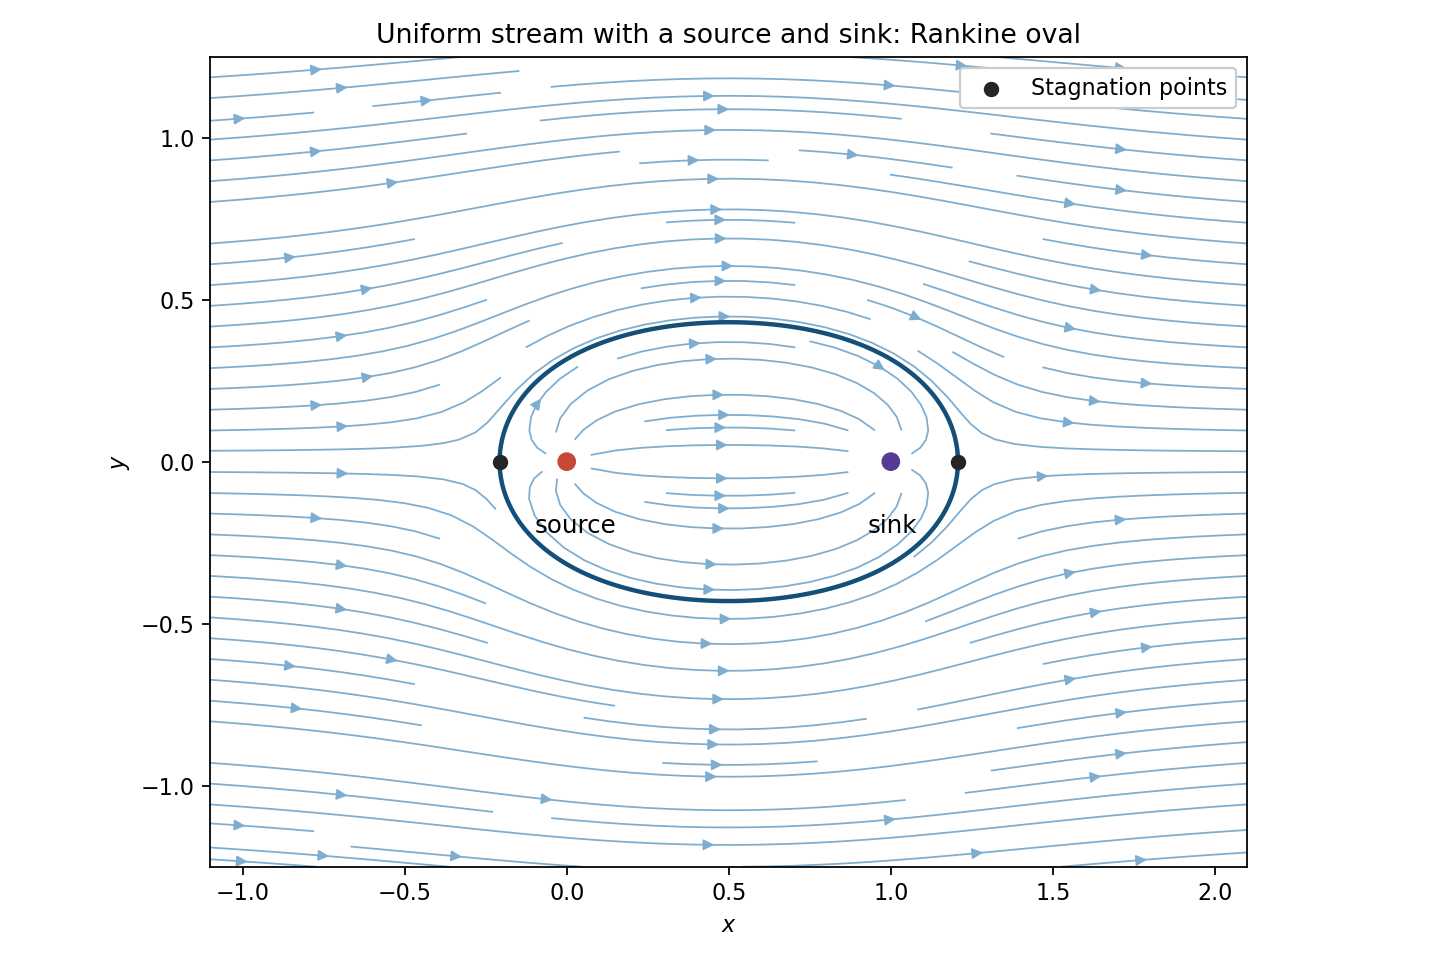

Here is the Python script that generated this plot:
"""Python 3.14; NumPy 2.3.5, Matplotlib 3.10.7. Write the PNG in CWD."""
import numpy as np
import matplotlib
matplotlib.use('Agg')
import matplotlib.pyplot as plt
x=np.linspace(-1.1,2.1,560);y=np.linspace(-1.25,1.25,440)
X,Y=np.meshgrid(x,y);Z=X+1j*Y;c=.25
with np.errstate(divide='ignore',invalid='ignore'):
 V=1-c/(Z*(Z-1));psi=Y+c*np.angle(Z/(Z-1))
mask=(np.abs(Z)<.055)|(np.abs(Z-1)<.055)
u=np.ma.array(V.real,mask=mask);v=np.ma.array(-V.imag,mask=mask)
fig,ax=plt.subplots(figsize=(9,6),facecolor='white');ax.set_facecolor('white')
ax.streamplot(x,y,u,v,density=1.35,color='#7eadd0',linewidth=.8,arrowsize=1)
# Separate half-plane contours avoid the logarithm cut on the source–sink segment.
for half in [Y>.005,Y<-.005]:
 ax.contour(X,Y,np.ma.array(psi,mask=~half|mask),levels=[0],colors=['#134f78'],linewidths=2)
r=np.sqrt(1+4*c);st=[(1-r)/2,(1+r)/2]
ax.scatter(st,[0,0],color='#252525',s=35,zorder=6,label='Stagnation points')
ax.scatter([0,1],[0,0],color=['#c64836','#593998'],s=55,zorder=7)
ax.annotate('source',(0,0),xytext=(-.1,-.22),fontsize=11)
ax.annotate('sink',(1,0),xytext=(.93,-.22),fontsize=11)
ax.set(xlabel='$x$',ylabel='$y$',title='Uniform stream with a source and sink: Rankine oval',xlim=(-1.1,2.1),ylim=(-1.25,1.25))
ax.set_aspect('equal');ax.legend(loc='upper right',framealpha=1);fig.tight_layout()
fig.savefig('2009-rankine-oval.png',dpi=160,facecolor='white');plt.close(fig)
